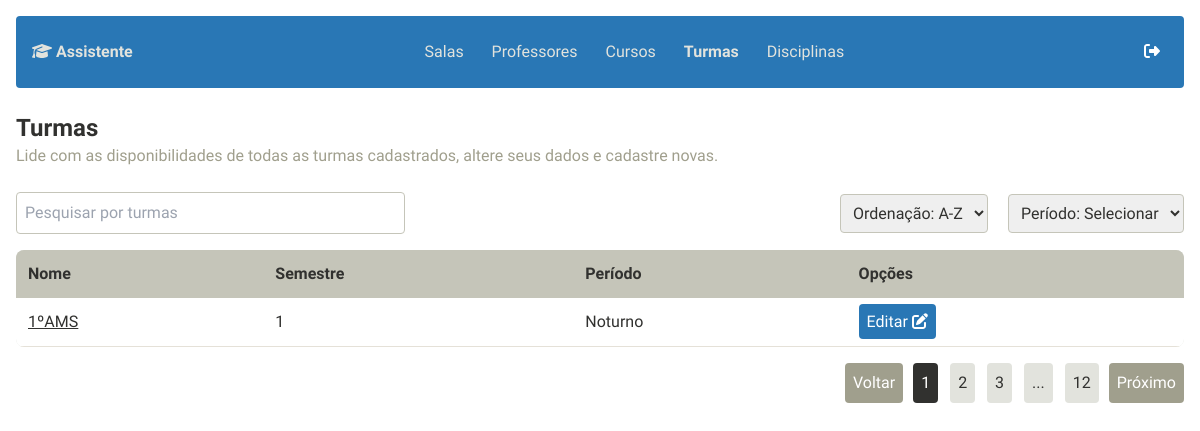
/turmas/, run on an earlier commit of the app's database.
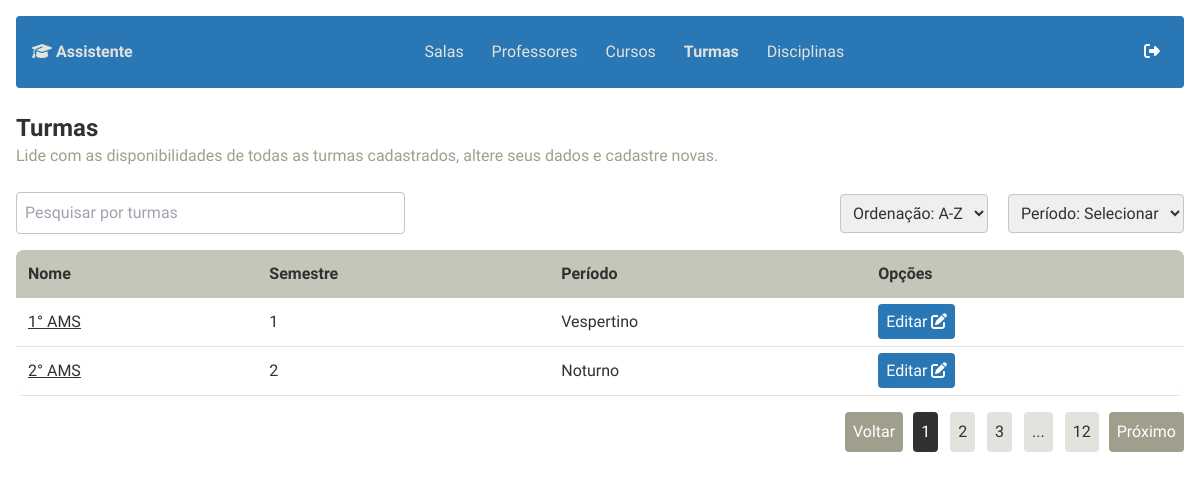
And on a later commit of the database.
### turmas/models.py (models this page shows, shortened)
class Turma(models.Model):
    PERIODO = [
        (1, 'Matutino'),
        (2, 'Vespertino'),
        (3, 'Noturno'),
    ]
    nome = models.CharField(max_length=150)
    semestre = models.IntegerField(validators=[MaxValueValidator(12), MinValueValidator(1)])
    periodo = models.IntegerField(choices=PERIODO)
    materias_copy = models.ManyToManyField(Materia, blank=True)
    curso = models.ForeignKey('courses.Course', on_delete=models.CASCADE)

### turmas/views.py (the view)
# urls.py: path('', views.turma_list, name='turma_list'),
def turma_list(request):
    turmas = Turma.objects.all()
    course_id = turmas.first().curso.id if turmas.exists() else None
    return render(request, 'turmas/turma_list.html', {'turmas': turmas, 'course_id': course_id})

### turmas/templates/turmas/turma_list.html (shortened to what this page needs)
<!DOCTYPE html>
<html lang="pt-BR">
  <head>
    {% include "app/custom/imports.html" %}
  </head>
  <body class="font-montserrat bg-background text-custom1">
    <div class="min-h-screen p-4">
      {% include "app/widgets/navbar.html" %}
      <div class="mb-6">
        <h1 class="text-2xl font-bold">Turmas</h1>
        <p class="text-custom2">
          Lide com as disponibilidades de todas as turmas cadastrados, altere
          seus dados e cadastre novas.
        </p>
      </div>
      <div class="flex justify-between items-center mb-4">
        <input
          type="text"
          placeholder="Pesquisar por turmas"
          class="border border-custom5 p-2 rounded w-1/3 focus:outline-none focus:ring-2 focus:ring-custom1 transition-all"
        />
        <div class="space-x-4">
          <select
            class="border border-custom5 p-2 rounded focus:outline-none focus:ring-2 focus:ring-custom1 transition-all"
          >
            <option>Ordenação: A-Z</option>
          </select>
          <select
            class="border border-custom5 p-2 rounded focus:outline-none focus:ring-2 focus:ring-custom1 transition-all"
          >
            <option>Período: Selecionar</option>
          </select>
        </div>
      </div>
      <table class="min-w-full bg-custom3 rounded-lg overflow-hidden">
        <thead>
          <tr class="text-left text-custom1 bg-custom5">
            <th class="p-3">Nome</th>
            <th class="p-3">Semestre</th>
            <th class="p-3">Período</th>
            <th class="p-3">Opções</th>
          </tr>
        </thead>
        <tbody class="bg-white">
          {% for turma in turmas %}
          <tr class="border-b border-custom4 hover:bg-custom4 transition-all">
            <td class="p-3 underline">
              <a href="{% url 'turma_edit' turma.id %}">{{turma.nome}}</a>
            </td>
            <td class="p-3">{{ turma.semestre }}</td>
            <td class="p-3">
              {% if turma.periodo == 1 %} Matutino {% elif turma.periodo == 2 %}
              Vespertino {% elif turma.periodo == 3 %} Noturno {% else %}
              Desconhecido {% endif %}
            </td>
            <td class="p-3">
              <a
                href="{% url 'turma_edit' turma.id %}"
                class="bg-custom6 text-white p-2 rounded hover:bg-custom2 transition-colors"
                >Editar <i class="fa-solid fa-pen-to-square"></i
              ></a>
            </td>
          </tr>
          {% empty %}
          <tr class="border-b border-custom4">
            <td colspan="5" class="p-3 text-center text-custom2">
              Nenhuma turma cadastrada.
            </td>
          </tr>
          {% endfor %}
        </tbody>
      </table>
      <div class="flex justify-end items-center mt-4 gap-x-2.5">
        <button
          class="p-2 bg-custom2 text-white rounded hover:bg-custom1 transition-colors"
        >
          Voltar
        </button>
        <div class="space-x-2">
          <button
            class="p-2 bg-custom1 text-white rounded hover:bg-custom2 transition-colors"
          >
            1
          </button>
          <button
            class="p-2 bg-custom3 text-custom1 rounded hover:bg-custom2 transition-colors"
          >
            2
          </button>
          <button
            class="p-2 bg-custom3 text-custom1 rounded hover:bg-custom2 transition-colors"
          >
            3
          </button>
          <button
            class="p-2 bg-custom3 text-custom1 rounded hover:bg-custom2 transition-colors"
          >
            ...
          </button>
          <button
            class="p-2 bg-custom3 text-custom1 rounded hover:bg-custom2 transition-colors"
          >
            12
          </button>
        </div>
        <button
          class="p-2 bg-custom2 text-white rounded hover:bg-custom1 transition-colors"
        >
          Próximo
        </button>
      </div>
    </div>
  </body>
</html>

What changed in the data, as far as the page shows it:
removed Turma: nome "1ºAMS", semestre "1", periodo "Noturno"
added Turma: nome "1° AMS", semestre "1", periodo "Vespertino"
added Turma: nome "2° AMS", semestre "2", periodo "Noturno"
